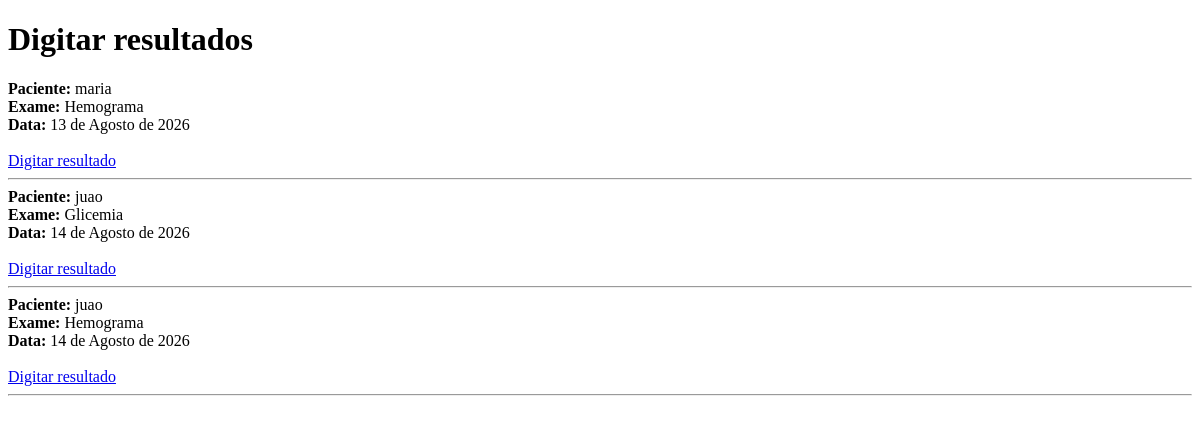
The app's page /resultados, older data.
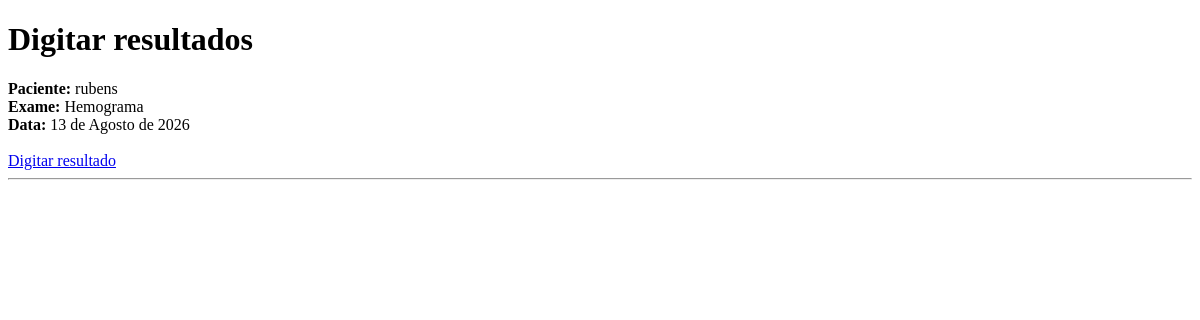
The same page, newer data.
### odisseu/models.py (models this page shows, shortened)
class Agendamento(models.Model):
    EXAMES = [
        ('glicemia', 'Glicemia'),
        ('hemograma', 'Hemograma'),
    ]
    paciente = models.ForeignKey(
        Paciente,
        on_delete=models.CASCADE
    )
    exame = models.CharField(
        max_length=50,
        choices=EXAMES
    )
    data = models.DateField()

class Paciente(models.Model):
    nome = models.CharField(max_length=200)
    cpf = models.CharField(max_length=11)
    cns = models.CharField(max_length=14)
    data_nascimento = models.DateField()
    telefone = models.CharField(max_length=20)

### odisseu/views.py (the view)
# urls.py: path('resultados', views.resultados, name='resultados'),
def resultados(request):
    agendamentos = Agendamento.objects.filter(
        resultado__isnull=True
    )
    return render(
        request,
        'resultados.html',
        {'agendamentos': agendamentos}
    )

### odisseu/templates/resultados.html (shortened to what this page needs)
<!DOCTYPE html>
<html lang="pt-br">
<head>
</head>
<body>
    <h1>Digitar resultados</h1>
    {% if agendamentos %}
        {% for agendamento in agendamentos %}
            <div>
                <strong>Paciente:</strong>
                {{ agendamento.paciente.nome }}
                <br>
                <strong>Exame:</strong>
                {{ agendamento.get_exame_display }}
                <br>
                <strong>Data:</strong>
                {{ agendamento.data }}
                <br><br>
                <a href="{% url 'digitar_resultados' agendamento.id %}">
                    Digitar resultado
                </a>
            </div>
            <hr>
        {% endfor %}
    {% else %}
        <p>Não existem resultados pendentes de digitação.</p>
    {% endif %}
</body>
</html>

Row changes from the older to the newer data that the page shows:
removed Agendamento: paciente.nome "maria", exame "Hemograma", data "13 de Agosto de 2026"
removed Agendamento: paciente.nome "juao", exame "Glicemia", data "14 de Agosto de 2026"
removed Agendamento: paciente.nome "juao", exame "Hemograma", data "14 de Agosto de 2026"
added Agendamento: paciente.nome "rubens", exame "Hemograma", data "13 de Agosto de 2026"
